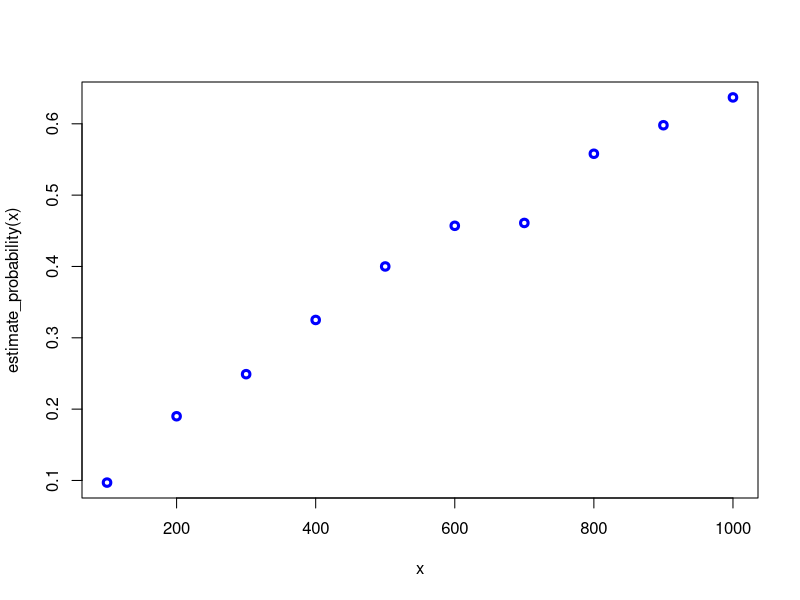

The R source for this figure:
## ---- chunk 1

TLN <- "020"
## ---- chunk 2
m <- 1000

estimate_probability <- Vectorize(function (n) {
  sample_data <- apply(
    replicate(m, sample(0:9, n, replace = T)), 2,
    function(x) grepl(TLN, paste(x, collapse = "")))
  return (length(sample_data[sample_data == TRUE]) / length(sample_data))
})

x <- seq(100, 1000, by = 100)
plot(
  x,
  estimate_probability(x), col ="blue", lwd = 3)

## ---- chunk 3
# Transition matrix
P = matrix(c(
  0.9, 0.1, 0, 0,
  0.8, 0.1, 0.1, 0,
  0.9, 0, 0, 0.1,
  0.8, 0.1, 0.1, 0), nrow=4, byrow=T)

left_eigenvector <- eigen(t(P))$vectors[,1]
sapply(left_eigenvector / sum(left_eigenvector), Re)

# Alternative method
# P %*% P %*% P
